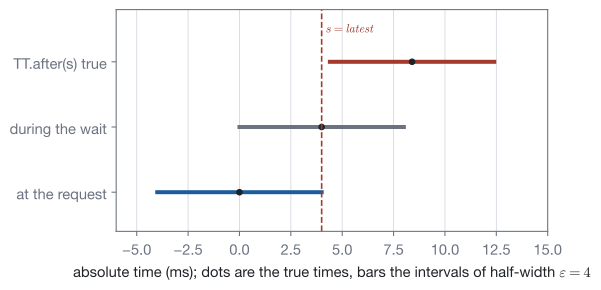

Recreate this plot in Python.
"""Commit wait with a constant TrueTime uncertainty eps: the interval at the commit request, the chosen timestamp s = latest,
and the first later interval whose earliest end passes s, 2 eps after the request."""
import os
import sys

sys.path.insert(0, os.path.join(os.path.dirname(os.path.abspath(__file__)), "..", "..", "..", "_filters"))
from figstyle import *  # noqa: E402,F403

eps = 4.0
t0 = 0.0
s = t0 + eps
fig, ax = plt.subplots(figsize=(5.8, 3.0))
for k, t in enumerate([t0, t0 + 4, t0 + 8.4]):
    color = ACCENT if k == 0 else (STATEMENT if k == 2 else MUTED)
    ax.plot([t - eps, t + eps], [k, k], color=color, lw=3)
    ax.plot([t], [k], "o", color=INK, ms=4)
ax.axvline(s, color=STATEMENT, lw=1.2, ls="--")
ax.text(s + 0.2, 2.45, r"$s = \mathit{latest}$", color=STATEMENT, fontsize=9)
ax.set_yticks([0, 1, 2])
ax.set_yticklabels(["at the request", "during the wait", "TT.after(s) true"])
ax.set_xlabel(r"absolute time (ms); dots are the true times, bars the intervals of half-width $\varepsilon = 4$")
ax.set_ylim(-0.6, 2.8)
ax.set_xlim(-6, 15)
ax.grid(True, axis="x", color=GRID, lw=0.6)
save_figure(fig, "commit_wait")
